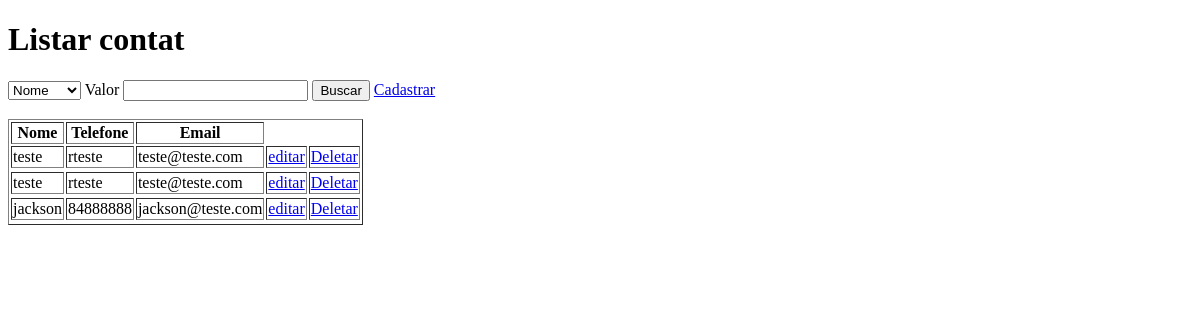
Page /paginas/ContatoList.php on the earlier database version.
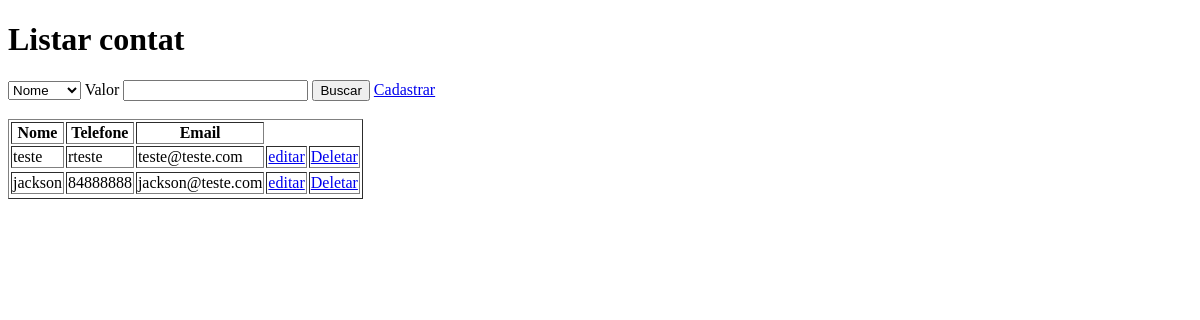
Same page on the later database version.
### tables this page shows
CREATE TABLE IF NOT EXISTS `usuario` (
  `id` int NOT NULL AUTO_INCREMENT,
  `nome` varchar(100) NOT NULL,
  `telefone` varchar(20) NOT NULL,
  `email` varchar(100) NOT NULL,
  `login` varchar(50) DEFAULT NULL,
  `senha` varchar(250) DEFAULT NULL,
  PRIMARY KEY (`id`)
);

### BD.class.php (called while the page is built, shortened)
<?php
class BD
{
    private $host = "localhost";
    private $dbname = "db_aula";
    private $port = 3306;
    private $usuario = "root";
    private $senha = "";
    private $db_charset = "utf8";
    public function conn()
    {
        $conn = "mysql:host=$this->host;dbname=$this->dbname;port=$this->port";
        return new PDO(
            $conn,
            $this->usuario,
            $this->senha,
            [PDO::MYSQL_ATTR_INIT_COMMAND => "SET NAMES " . $this->db_charset]
        );
    }
    public function select()
    {
        $conn = $this->conn();
        $sql = "SELECT * FROM usuario;";
        $st = $conn->prepare($sql);
        $st->execute();
        return $st->fetchAll(PDO::FETCH_CLASS);
    }
}

### paginas/ContatoList.php (the view, shortened to what this page needs)
<?php
include "../BD.class.php";
$conn = new BD();
    if (!empty($_POST)){
        $load = $conn->pesquisar($_POST);
    }else{
        $load = $conn->select();
    }
?>
<!DOCTYPE html>
<html lang="en">
<head>
</head>
<body>
    <h1>Listar contat</h1>
    <form action="ContatoList.php" method="post">
        <select name="campo">
            <option value="nome">Nome</option>
        </select>
        <label>Valor</label>
        <input type="text" name="valor">
        <button type="submit">Buscar</button>
        <a href="ContatoForm.php">Cadastrar</a><br><br>
        <table border="1">
            <tr>
                <th>Nome</th>
                <th>Telefone</th>
                <th>Email</th>
            </tr>
            <?php
        foreach ($load as $item) {
            echo "<tr>";
            echo "<td>" . $item->nome . "</td>";
            echo "<td>" . $item->telefone . "</td>";
            echo "<td>" . $item->email . "</td>";
            echo "<td><a href='ContatoForm.php?id=$item->id'>editar</a></td>";
            echo "<td><a href='ContatoList.php?id=$item->id' onclick='return confirm(\"Deseja excluir\")'>Deletar</a></td>";
            echo "<tr>";
        }
        ?>
        </table>
    </form>
</body>
</html>

Differences in the rows shown:
removed usuario: nome "teste", telefone "rteste", email "teste@teste.com"
